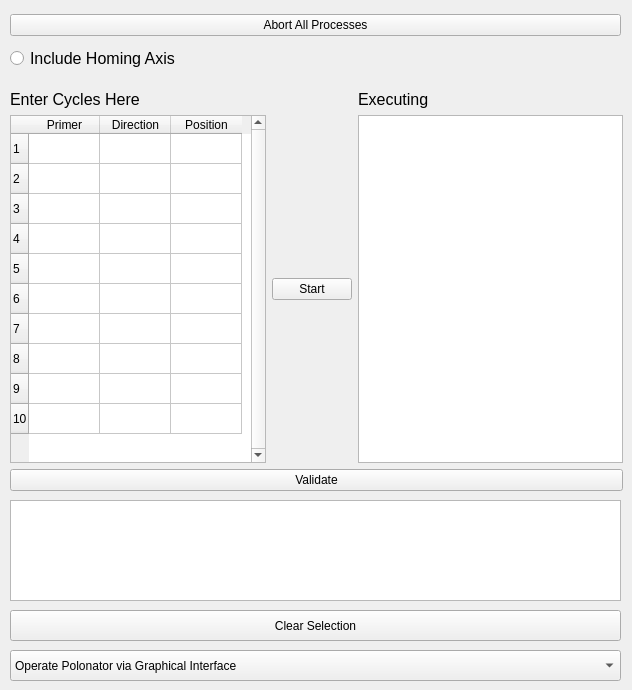
    <widget class="QWidget" name="tab_9">
     <attribute name="title">
      <string>Sequence</string>
     </attribute>
     <widget class="QWidget" name="layoutWidget">
      <property name="geometry">
       <rect>
        <x>10</x>
        <y>90</y>
        <width>613</width>
        <height>401</height>
       </rect>
      </property>
      <layout class="QVBoxLayout" name="verticalLayout_15">
       <item>
        <layout class="QGridLayout" name="gridLayout_6">
         <item row="0" column="0">
          <widget class="QLabel" name="EnterCyclesHerelabel_2">
           <property name="font">
            <font>
             <pointsize>12</pointsize>
            </font>
           </property>
           <property name="lineWidth">
            <number>1</number>
           </property>
           <property name="midLineWidth">
            <number>1</number>
           </property>
           <property name="text">
            <string>Enter Cycles Here</string>
           </property>
          </widget>
         </item>
         <item row="0" column="2">
          <widget class="QLabel" name="Executinglabel_2">
           <property name="font">
            <font>
             <pointsize>12</pointsize>
            </font>
           </property>
           <property name="text">
            <string>Executing</string>
           </property>
          </widget>
         </item>
         <item row="1" column="1">
          <widget class="QPushButton" name="polonatorStart">
           <property name="enabled">
            <bool>true</bool>
           </property>
           <property name="text">
            <string>Start</string>
           </property>
          </widget>
         </item>
         <item row="1" column="2">
          <widget class="QTextEdit" name="polonatorCycleList">
           <property name="focusPolicy">
            <enum>Qt::ClickFocus</enum>
           </property>
          </widget>
         </item>
         <item row="1" column="0">
          <widget class="QTableWidget" name="cycleTable">
           <property name="sizePolicy">
            <sizepolicy hsizetype="Fixed" vsizetype="Expanding">
             <horstretch>0</horstretch>
             <verstretch>0</verstretch>
            </sizepolicy>
           </property>
           <property name="lineWidth">
            <number>1</number>
           </property>
           <property name="verticalScrollBarPolicy">
            <enum>Qt::ScrollBarAlwaysOn</enum>
           </property>
           <property name="horizontalScrollBarPolicy">
            <enum>Qt::ScrollBarAlwaysOff</enum>
           </property>
           <property name="rowCount">
            <number>10</number>
           </property>
           <property name="columnCount">
            <number>3</number>
           </property>
           <attribute name="horizontalHeaderDefaultSectionSize">
            <number>71</number>
           </attribute>
           <attribute name="horizontalHeaderMinimumSectionSize">
            <number>71</number>
           </attribute>
           <row/>
           <row/>
           <row/>
           <row/>
           <row/>
           <row/>
           <row/>
           <row/>
           <row/>
           <row/>
           <column>
            <property name="text">
             <string>Primer</string>
            </property>
           </column>
           <column>
            <property name="text">
             <string>Direction</string>
            </property>
           </column>
           <column>
            <property name="text">
             <string>Position</string>
            </property>
           </column>
          </widget>
         </item>
        </layout>
       </item>
       <item>
        <widget class="QPushButton" name="polonatorCycleEntryValidate_2">
         <property name="text">
          <string>Validate</string>
         </property>
        </widget>
       </item>
      </layout>
     </widget>
     <widget class="QGraphicsView" name="sequenceGraphicsView">
      <property name="geometry">
       <rect>
        <x>10</x>
        <y>500</y>
        <width>611</width>
        <height>101</height>
       </rect>
      </property>
      <property name="verticalScrollBarPolicy">
       <enum>Qt::ScrollBarAlwaysOff</enum>
      </property>
      <property name="horizontalScrollBarPolicy">
       <enum>Qt::ScrollBarAsNeeded</enum>
      </property>
     </widget>
     <widget class="QPushButton" name="clearSelectionPB">
      <property name="geometry">
       <rect>
        <x>10</x>
        <y>610</y>
        <width>611</width>
        <height>31</height>
       </rect>
      </property>
      <property name="text">
       <string>Clear Selection</string>
      </property>
     </widget>
     <widget class="QComboBox" name="touchFlagCB">
      <property name="geometry">
       <rect>
        <x>10</x>
        <y>650</y>
        <width>611</width>
        <height>31</height>
       </rect>
      </property>
      <item>
       <property name="text">
        <string>Operate Polonator via Graphical Interface</string>
       </property>
      </item>
      <item>
       <property name="text">
        <string>Operate Polonator via Touch Sensor</string>
       </property>
      </item>
     </widget>
     <widget class="QWidget" name="layoutWidget_3">
      <property name="geometry">
       <rect>
        <x>10</x>
        <y>10</y>
        <width>611</width>
        <height>66</height>
       </rect>
      </property>
      <layout class="QGridLayout" name="gridLayout_3">
       <property name="leftMargin">
        <number>0</number>
       </property>
       <property name="bottomMargin">
        <number>0</number>
       </property>
       <property name="horizontalSpacing">
        <number>6</number>
       </property>
       <item row="0" column="0">
        <widget class="QPushButton" name="stopButton_2">
         <property name="text">
          <string>Abort All Processes</string>
         </property>
        </widget>
       </item>
       <item row="1" column="0">
        <widget class="QRadioButton" name="homing_axis_2">
         <property name="font">
          <font>
           <pointsize>12</pointsize>
          </font>
         </property>
         <property name="text">
          <string>Include Homing Axis</string>
         </property>
        </widget>
       </item>
      </layout>
     </widget>
    </widget>
